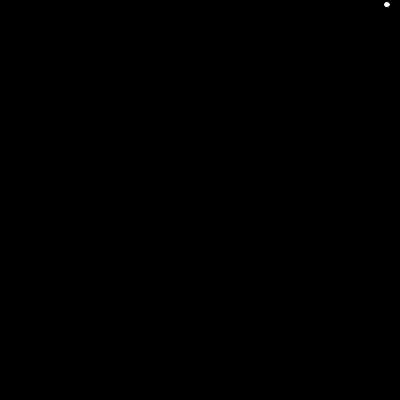
Frame 1 (no input)
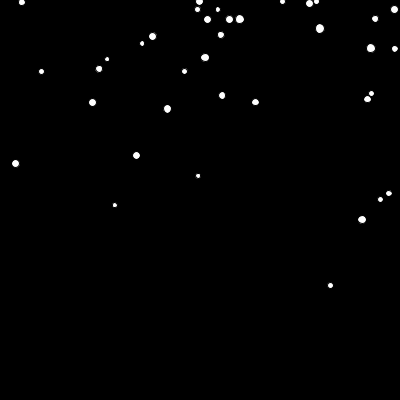
Frame 60 (the mouse pressed at the canvas centre just before this capture)
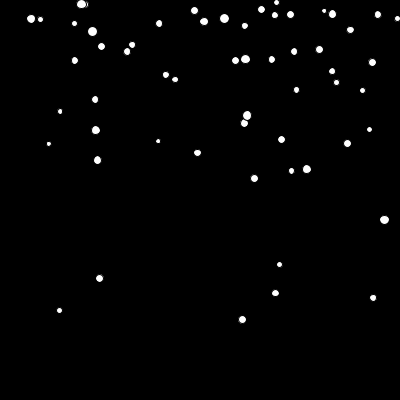
Frame 120 (the mouse held since frame 60 and released just before this capture)

The Processing sketch that drew these frames (run headless with seeded random() and noise(); from frame 60 on, the mouse is pressed at the canvas centre):

// Processing sketch: processing_83898
// ── processing_83898.pde

// refers to class / [] = Array / particles is name of the array
Particle[] particles = new Particle[0];


int maxParticles =100;

void setup () {
  size (400, 400);
}


void draw() {

  background(0);
  // this line of code makes a new particle and appends it onto the end of the particles Array
  // name of array (particles) / (particle[]) = force code, append adds to a particle
  particles = (Particle[]) append(particles, new Particle(300, 0));
  // The code below kills off the particles so that they do not overload
  // if statement to test the length of the maxParticles
  // subset to delete the particles

  if (particles.length>maxParticles) {
    particles = (Particle[]) subset(particles, 1);
  }
  // for loop for updating particles in the array
  for (int i=0; i<particles.length; i++) {
    // variable dave.x plus xVel, this adds them together from the particle class
    // repeat with Y 
    // This code makes it move by adding them together

      particles[i].x += particles[i].xVel;
      particles[i].y += particles[i].yVel;
     // particles[i].partsize *=0.95;      // times the number of to make it shrink
     // particles[i].yVel +=0.5;   // gravity
    // dave.x dave.y refers to the x & y position of particle dave class

    ellipse(particles[i].x, particles[i].y, particles[i].partsize, particles[i].partsize);
  }
}
// THIS IS THE CLASS
// defines a custom class, allows it to be used above void setup
//class name always has to start with a capital - seb said
class Particle {

  float x;          // adds x position property
  float y;          // adds y position property
  float xVel;       // adds xvel property
  float yVel;       // adds yvel property
  float partsize;   // adds a size property


  //Constructor = function// float says where it is xpos/ypos
  Particle(float xpos, float ypos) {
    // assigning the values
    x = xpos = random (0,600);
    y = ypos;
    xVel = random (-2, 2);   // random,(the length of the random)
    yVel = random (0, 5);    // controls the speed that the snow falls
    partsize = random (5, 10);
  }
}
